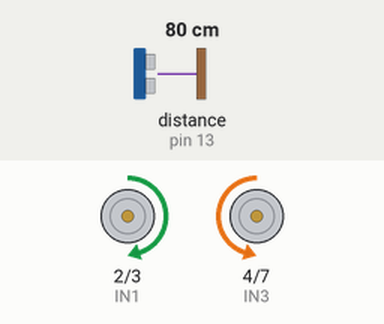
Bench run of a sketch on a simulated Arduino Uno, built with avr-gcc and run on an emulated ATmega328P. Parts: motor-driver pin pairs drawn as motors (green arrow = first pin HIGH = forward, orange = second pin HIGH = backward, longer = more drive, scaled by the enable pin). Wiring (inferred from the names in the program): ultrasonic range finder: trigger pin 12; echo pin 13. Inputs (shaded band) come from the test bench; at power-on: distance to the obstacle (sensor on pin 13) 80 cm. The echo pulse lasts 58.3 µs per cm; what the sketch prints to the serial monitor is not drawn.

Above: at 1.2 s.
1.3 s: distance to the obstacle (sensor on pin 13) set to 2 cm
7.3 s: distance to the obstacle (sensor on pin 13) set to 14 cm
9.4 s: distance to the obstacle (sensor on pin 13) set to 18 cm
At 11.6 s:
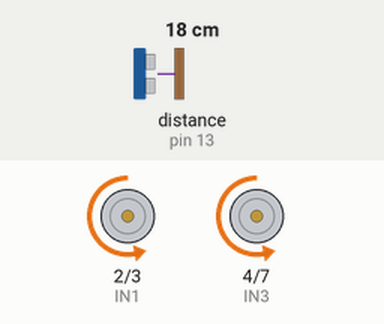
12.4 s: distance to the obstacle (sensor on pin 13) set to 4 cm
At 13.4 s:
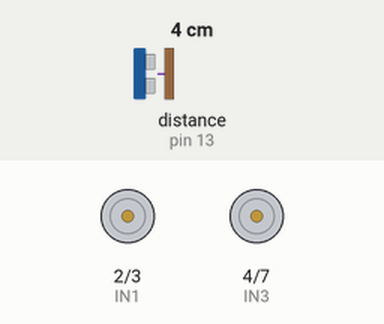
Timing chart, 0 to 15.4 s (numbered marks = the images above; inputs shaded):
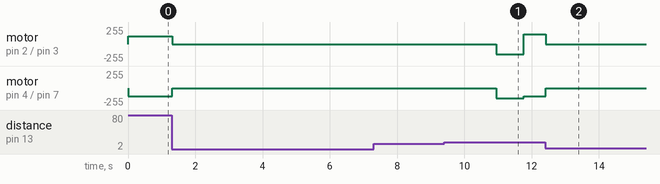

The sketch:

patrol_motors.ino
```cpp
/*
 * patrol_motors.ino — Arduino UNO #1: patrulla autónoma + parada por UART
 *
 * Conexiones motores (H-bridge shield, sin cambios):
 *   ENA=5, IN1=2, IN2=3, ENB=6, IN3=4, IN4=7
 *   HC-SR04: TRIG=12, ECHO=13
 *
 * UART hacia ESP32 dev board (SoftwareSerial):
 *   RX=8  ← ESP32 TX (GPIO 17)
 *   TX=9  → ESP32 RX (GPIO 16)
 *   GND común
 *
 * Comandos UART (JSON por línea):
 *   {"cmd":"stop"}   → detiene motores permanentemente
 *   {"cmd":"status"} → responde {"state":"patrolling|stopped"}
 */

#include <SoftwareSerial.h>

#define ENA 5
#define IN1 2
#define IN2 3
#define ENB 6
#define IN3 4
#define IN4 7

#define TRIG_FRONT 12
#define ECHO_FRONT 13

SoftwareSerial linkEsp(8, 9);

const int PATROL_PWM_FWD  = 120;
const int PATROL_PWM_TURN = 150;
const unsigned long FWD_MS  = 3000;
const unsigned long TURN_MS = 800;
const float DIST_MIN_CM = 15.0;

enum RobotState { PATROLLING, STOPPED };
RobotState state = PATROLLING;

String rxBuffer;

void detener() {
  analogWrite(ENA, 0);
  analogWrite(ENB, 0);
  digitalWrite(IN1, LOW);
  digitalWrite(IN2, LOW);
  digitalWrite(IN3, LOW);
  digitalWrite(IN4, LOW);
}

void avanzar(int velocidad) {
  analogWrite(ENA, velocidad);
  analogWrite(ENB, velocidad);
  digitalWrite(IN1, HIGH);
  digitalWrite(IN2, LOW);
  digitalWrite(IN3, LOW);
  digitalWrite(IN4, HIGH);
}

void girarIzq(int velocidad) {
  analogWrite(ENA, velocidad);
  analogWrite(ENB, velocidad);
  digitalWrite(IN1, LOW);
  digitalWrite(IN2, HIGH);
  digitalWrite(IN3, LOW);
  digitalWrite(IN4, HIGH);
}

void girarDer(int velocidad) {
  analogWrite(ENA, velocidad);
  analogWrite(ENB, velocidad);
  digitalWrite(IN1, HIGH);
  digitalWrite(IN2, LOW);
  digitalWrite(IN3, HIGH);
  digitalWrite(IN4, LOW);
}

float medirDistancia(int trigPin, int echoPin) {
  digitalWrite(trigPin, LOW);
  delayMicroseconds(2);
  digitalWrite(trigPin, HIGH);
  delayMicroseconds(10);
  digitalWrite(trigPin, LOW);

  long duracion = pulseIn(echoPin, HIGH, 30000);
  if (duracion == 0) return 250.0;
  return duracion * 0.0343 / 2.0;
}

void processCommand(const String &line) {
  if (line.indexOf("\"stop\"") >= 0) {
    detener();
    state = STOPPED;
    linkEsp.println("{\"state\":\"stopped\"}");
    Serial.println(F("[CMD] STOP — sesión terminada"));
  } else if (line.indexOf("\"status\"") >= 0) {
    if (state == PATROLLING)
      linkEsp.println("{\"state\":\"patrolling\"}");
    else
      linkEsp.println("{\"state\":\"stopped\"}");
  }
}

void readUart() {
  while (linkEsp.available()) {
    char c = linkEsp.read();
    if (c == '\n' || c == '\r') {
      if (rxBuffer.length() > 0) {
        processCommand(rxBuffer);
        rxBuffer = "";
      }
    } else {
      rxBuffer += c;
      if (rxBuffer.length() > 64) rxBuffer = "";
    }
  }
}

bool checkStopDuringMove() {
  readUart();
  if (state == STOPPED) {
    detener();
    return true;
  }
  float d = medirDistancia(TRIG_FRONT, ECHO_FRONT);
  if (d < DIST_MIN_CM) {
    detener();
    delay(200);
    return false;
  }
  return false;
}

void moverDuracion(void (*mover)(int), int pwm, unsigned long ms) {
  unsigned long inicio = millis();
  mover(pwm);
  while (millis() - inicio < ms) {
    if (checkStopDuringMove()) return;
    delay(20);
  }
  detener();
}

void ejecutarPatrulla() {
  moverDuracion(avanzar,   PATROL_PWM_FWD,  FWD_MS);
  if (state == STOPPED) return;

  moverDuracion(girarIzq,  PATROL_PWM_TURN, TURN_MS);
  if (state == STOPPED) return;

  moverDuracion(avanzar,   PATROL_PWM_FWD,  FWD_MS);
  if (state == STOPPED) return;

  moverDuracion(girarDer,  PATROL_PWM_TURN, TURN_MS);
}

void setup() {
  Serial.begin(115200);
  linkEsp.begin(115200);

  pinMode(ENA, OUTPUT);
  pinMode(ENB, OUTPUT);
  pinMode(IN1, OUTPUT);
  pinMode(IN2, OUTPUT);
  pinMode(IN3, OUTPUT);
  pinMode(IN4, OUTPUT);
  pinMode(TRIG_FRONT, OUTPUT);
  pinMode(ECHO_FRONT, INPUT);

  detener();
  Serial.println(F("[PATROL] Iniciando patrulla autónoma"));
}

void loop() {
  readUart();

  if (state == STOPPED) {
    detener();
    return;
  }

  ejecutarPatrulla();
}
```

Measured:
- after the input at 9.4 s, motor on pin 2 (IN1) / pin 3 (IN2): stopped → backward 150/255 after 1.5 s, → forward 150/255 0.82 s later; motor on pin 4 (IN3) / pin 7 (IN4): stopped → backward 150/255 after 1.5 s, → backward 120/255 0.82 s later
- after the input at 12.4 s, motor on pin 2 (IN1) / pin 3 (IN2): forward 150/255 → stopped at once
